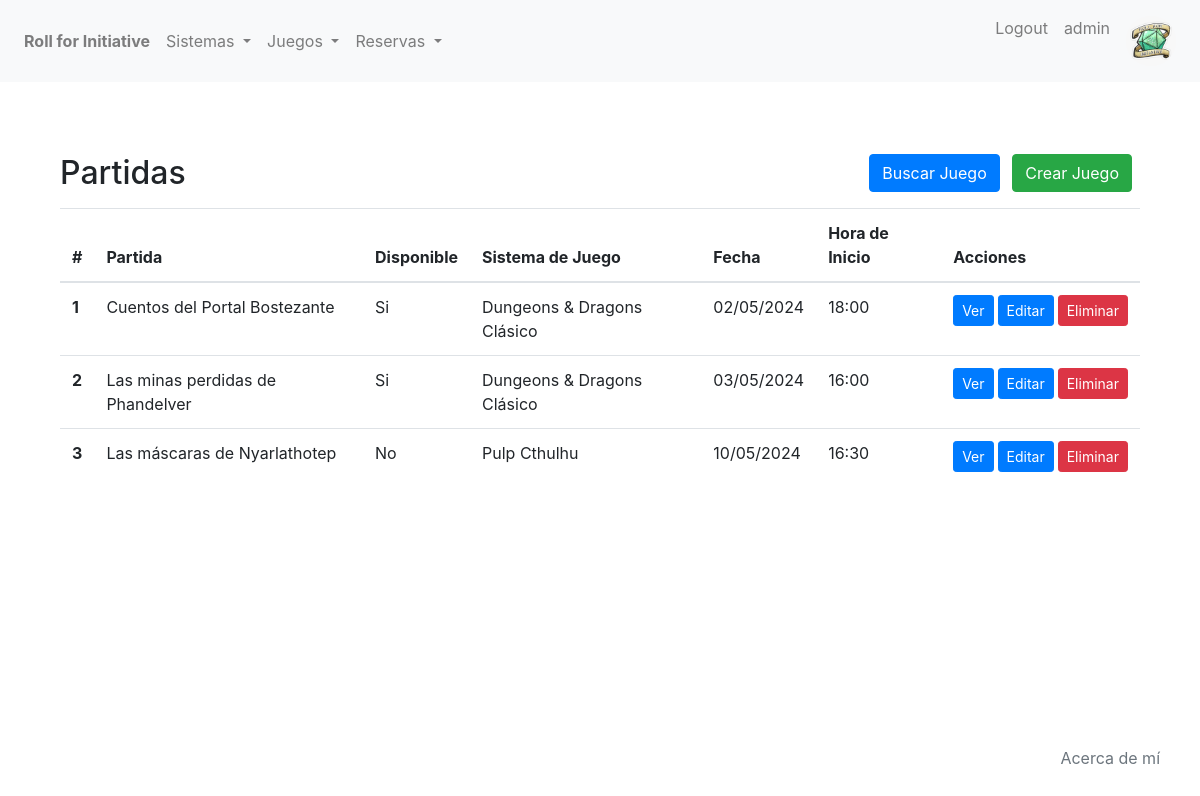
Page /partidas/juego/list/ (signed in) on the earlier database version.
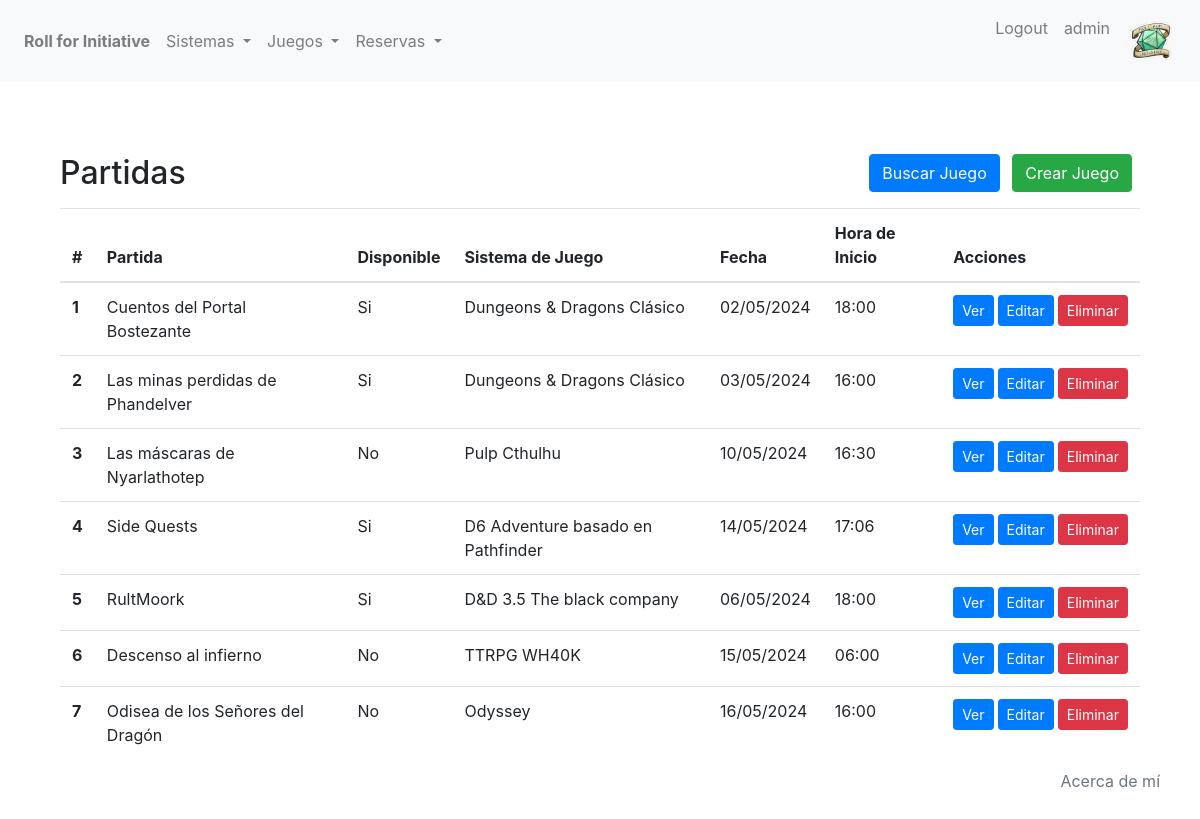
Same page on the later database version.
### partidas/models.py (models this page shows, shortened)
class Juego(models.Model):
    nombre = models.CharField(max_length=250)
    disponible = models.BooleanField(default=True)
    numero_de_jugadores = models.IntegerField()
    sistema_de_juego = models.ForeignKey(Sistema, on_delete=models.CASCADE, related_name='sistema_de_juego')
    descripcion = models.TextField(blank=True, null=True)
    fecha = models.DateField(default=timezone.now)
    hora_inicio = models.TimeField(default=timezone.now().replace(second=0, microsecond=0))
    hora_fin = models.TimeField(default=timezone.now().replace(second=0, microsecond=0))

class Sistema(models.Model):
    nombre = models.CharField(max_length=100)
    dado = models.CharField(
        max_length=6,
        choices=Dado.choices,
        default=Dado.D20
        )
    base = models.CharField(
        max_length=6,
        choices=Base.choices,
        default=Base.DND5E
        )
    descripcion = models.CharField(max_length=500)
    def __str__(self):
        return f"{self.nombre}"

### partidas/views.py (the view)
# urls.py: path("juego/list/", JuegoListView.as_view(), name="juego-list"),
class JuegoListView(LoginRequiredMixin, ListView):
    model = Juego
    template_name = "partidas/vbc/juego-list.html"
    context_object_name = "todos_los_juegos"

### partidas/templates/partidas/vbc/juego-list.html (shortened to what this page needs)
{% extends 'partidas/base.html' %}
{% block content %}
<section class="py-5">
    <div class="container">
        <div class="d-flex justify-content-between align-items-center mb-3">
            <div>
                <h2 class="mb-0">Partidas</h2>
            </div>
            <div>
                <a href="{% url 'juego-search' %}" class="btn btn-primary mr-2">Buscar Juego</a>
                <a href="{% url 'juego-create' %}" class="btn btn-success mr-2">Crear Juego</a>
            </div>
        </div>
        <table class="table">
            <thead>
                <tr>
                    <th scope="col">#</th>
                    <th scope="col">Partida</th>
                    <th scope="col">Disponible</th>
                    <th scope="col">Sistema de Juego</th>
                    <th scope="col">Fecha</th>
                    <th scope="col">Hora de Inicio</th>
                    <th scope="col">Acciones</th>
                </tr>
            </thead>
            <tbody>
                {% if todos_los_juegos %}
                {% for juego in todos_los_juegos %}
                <tr>
                    <th scope="row">{{ forloop.counter }}</th>
                    <td>{{ juego.nombre }}</td>
                    {% if juego.disponible %}
                        <td>Si</td>
                    {% else %}
                        <td>No</td>
                    {% endif %}
                    <td>{{ juego.sistema_de_juego }}</td>
                    <td>{{ juego.fecha|date:"d/m/Y" }}</td>
                    <td>{{ juego.hora_inicio|time:"H:i" }}</td>
                    <td>
                        <div class="d-flex align-items-center">
                            <a href="{% url 'juego-detail' juego.id %}" class="btn btn-primary btn-sm mr-1">Ver</a>
                            <a href="{% url 'juego-update' juego.id %}" class="btn btn-primary btn-sm mr-1">Editar</a>
                            <a href="{% url 'juego-delete' juego.id %}" class="btn btn-danger btn-sm ">Eliminar</a>
                        </div>
                    </td>
                </tr>
                {% endfor %}
                {% else %}
                <tr>
                    <td colspan="7">No hay Partidas disponibles.</td>
                </tr>
                {% endif %}
            </tbody>
        </table>
    </div>
</section>
{% endblock %}

Differences in the rows shown:
added Juego: nombre "Side Quests", disponible "Si", sistema_de_juego "D6 Adventure basado en Pathfinder", fecha "14/05/2024", hora_inicio "17:06"
added Juego: nombre "RultMoork", disponible "Si", sistema_de_juego "D&D 3.5 The black company", fecha "06/05/2024", hora_inicio "18:00"
added Juego: nombre "Descenso al infierno", disponible "No", sistema_de_juego "TTRPG WH40K", fecha "15/05/2024", hora_inicio "06:00"
added Juego: nombre "Odisea de los Señores del Dragón", disponible "No", sistema_de_juego "Odyssey", fecha "16/05/2024", hora_inicio "16:00"
